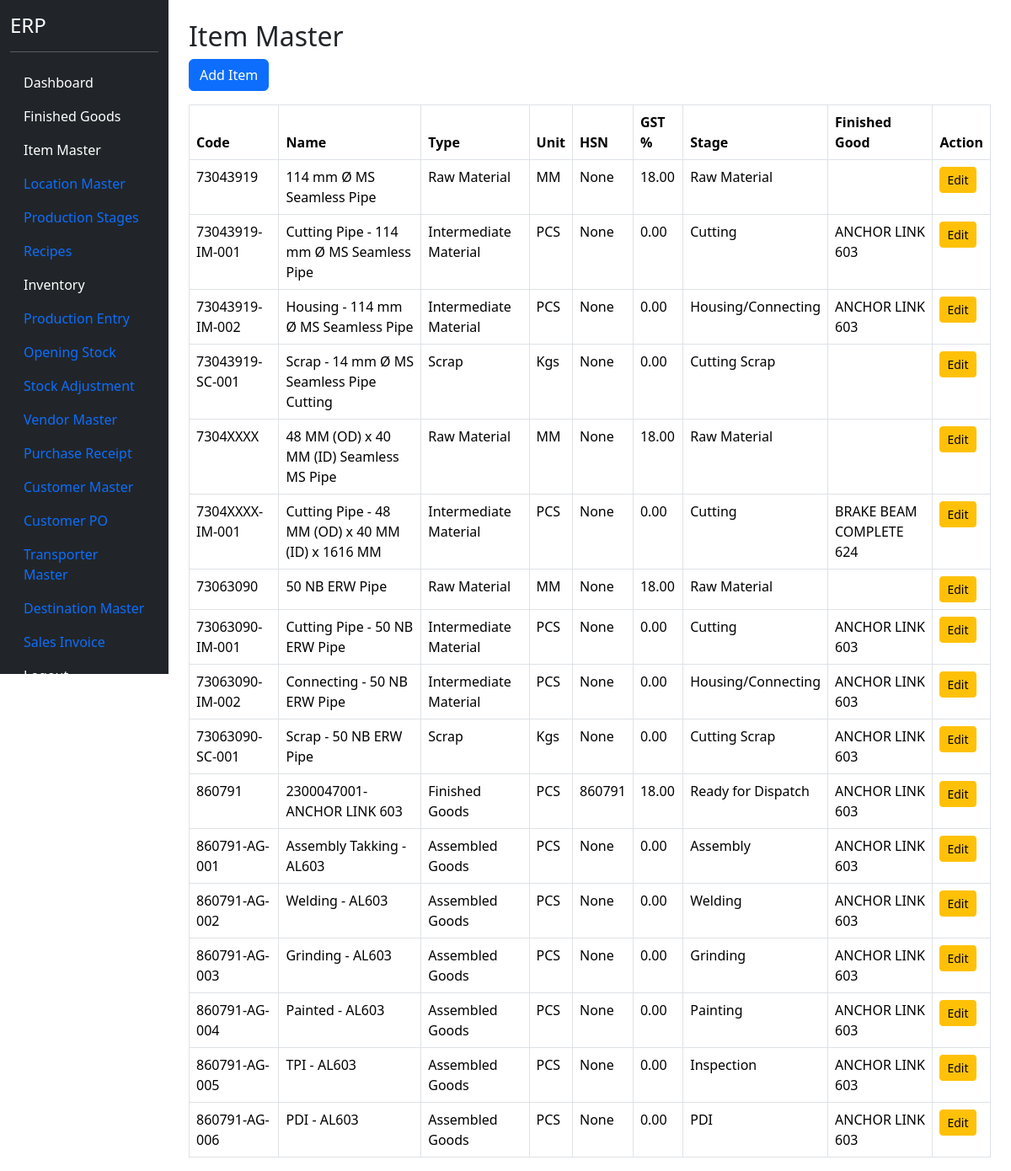
Screenshot of /items (signed in) with the database file from the repository.
### models.py (models this page shows)
class ItemMaster(db.Model):
    __tablename__ = "item_master"
    id = db.Column(db.Integer, primary_key=True)
    item_code = db.Column(
        db.String(50),
        unique=True,
        nullable=False
    )
    item_name = db.Column(
        db.String(255),
        nullable=False
    )
    item_type = db.Column(
        db.String(50),
        nullable=False
    )
    production_stage = db.Column(
    db.String(100)
    )
    production_stage_id = db.Column(
    db.Integer,
    db.ForeignKey(
        "production_stage_master.id"
    ),
    nullable=True
    )
    production_stage_rel = db.relationship(
    "ProductionStageMaster"
    )
    unit = db.Column(
        db.String(20),
        nullable=False
    )
    finished_good_id = db.Column(
    db.Integer,
    db.ForeignKey("finished_goods.id"),
    nullable=True
    )
    hsn_code = db.Column(
    db.String(20)
    )
    gst_rate = db.Column(
    db.Float,
    default=18
    )
    active = db.Column(
        db.Boolean,
        default=True
    )

class ProductionStageMaster(db.Model):
    __tablename__ = "production_stage_master"
    id = db.Column(
        db.Integer,
        primary_key=True
    )
    stage_no = db.Column(
        db.Integer,
        nullable=False
    )
    stage_name = db.Column(
        db.String(100),
        nullable=False
    )
    active = db.Column(
        db.Boolean,
        default=True
    )

class FinishedGood(db.Model):
    __tablename__ = "finished_goods"
    id = db.Column(db.Integer, primary_key=True)
    fg_code = db.Column(
        db.String(50),
        unique=True,
        nullable=False
    )
    fg_name = db.Column(
        db.String(200),
        nullable=False
    )
    pl_number = db.Column(
        db.String(100),
        nullable=True
    )
    uvam_reference = db.Column(
        db.String(500),
        nullable=True
    )
    items = db.relationship(
    "ItemMaster",
    backref="finished_good",
    lazy=True
    )
    active = db.Column(
        db.Boolean,
        default=True
    )

### blueprints/masters/routes.py (the view)
@masters_bp.route("/items")
@login_required
def items():
    item_list = ItemMaster.query.order_by(
        ItemMaster.item_code
        ).all()
    return render_template(
        "items.html",
        item_list=item_list
    )

### app.py (called while the page is built)
@login_manager.user_loader
def load_user(user_id):
    return User.query.get(int(user_id))

### templates/items.html
{% extends "base.html" %}
{% block content %}
<div class="container mt-4">
    <h2>Item Master</h2>
    <a href="/items/add"
       class="btn btn-primary mb-3">
        Add Item
    </a>
    <table class="table table-bordered">
        <thead>
            <tr>
                <th>Code</th>
                <th>Name</th>
                <th>Type</th>
                <th>Unit</th>
                <th>
                    HSN
                </th>
                <th>
                    GST %
                </th>
                <th>Stage</th>
                <th>Finished Good</th>
                <th>Action</th>
            </tr>
        </thead>
        <tbody>
            {% for item in item_list %}
            <tr>
                <td>{{ item.item_code }}</td>
                <td>{{ item.item_name }}</td>
                <td>{{ item.item_type }}</td>
                <td>{{ item.unit }}</td>
                <td>
                    {{ item.hsn_code }}
                </td>
                <td>
                    {{ "%.2f"|format(item.gst_rate or 0) }}
                </td>
                <td>
                    {% if item.production_stage_rel %}
                    {{ item.production_stage_rel.stage_name }}
                    {% endif %}
                </td>
                <td>
                    {{ item.finished_good.fg_name if item.finished_good else '' }}
                </td>
                <td>
                    <a href="/items/edit/{{ item.id }}"
                       class="btn btn-sm btn-warning">
                        Edit
                    </a>
                </td>
            </tr>
            {% endfor %}
        </tbody>
    </table>
</div>
{% endblock %}

### rows the page displays
ItemMaster: item_code "73043919", item_name "114 mm Ø MS Seamless Pipe", item_type "Raw Material", unit "MM", hsn_code "None", gst_rate "18.00", production_stage_rel.stage_name "Raw Material"
ItemMaster: item_code "73043919-IM-001", item_name "Cutting Pipe - 114 mm Ø MS Seamless Pipe", item_type "Intermediate Material", unit "PCS", hsn_code "None", gst_rate "0.00", production_stage_rel.stage_name "Cutting", finished_good "ANCHOR LINK 603"
ItemMaster: item_code "73043919-IM-002", item_name "Housing - 114 mm Ø MS Seamless Pipe", item_type "Intermediate Material", unit "PCS", hsn_code "None", gst_rate "0.00", production_stage_rel.stage_name "Housing/Connecting", finished_good "ANCHOR LINK 603"
ItemMaster: item_code "73043919-SC-001", item_name "Scrap - 14 mm Ø MS Seamless Pipe Cutting", item_type "Scrap", unit "Kgs", hsn_code "None", gst_rate "0.00", production_stage_rel.stage_name "Cutting Scrap"
ItemMaster: item_code "7304XXXX", item_name "48 MM (OD) x 40 MM (ID) Seamless MS Pipe", item_type "Raw Material", unit "MM", hsn_code "None", gst_rate "18.00", production_stage_rel.stage_name "Raw Material"
ItemMaster: item_code "7304XXXX-IM-001", item_name "Cutting Pipe - 48 MM (OD) x 40 MM (ID) x 1616 MM", item_type "Intermediate Material", unit "PCS", hsn_code "None", gst_rate "0.00", production_stage_rel.stage_name "Cutting", finished_good "BRAKE BEAM COMPLETE 624"
ItemMaster: item_code "73063090", item_name "50 NB ERW Pipe", item_type "Raw Material", unit "MM", hsn_code "None", gst_rate "18.00", production_stage_rel.stage_name "Raw Material"
ItemMaster: item_code "73063090-IM-001", item_name "Cutting Pipe - 50 NB ERW Pipe", item_type "Intermediate Material", unit "PCS", hsn_code "None", gst_rate "0.00", production_stage_rel.stage_name "Cutting", finished_good "ANCHOR LINK 603"
ItemMaster: item_code "73063090-IM-002", item_name "Connecting - 50 NB ERW Pipe", item_type "Intermediate Material", unit "PCS", hsn_code "None", gst_rate "0.00", production_stage_rel.stage_name "Housing/Connecting", finished_good "ANCHOR LINK 603"
ItemMaster: item_code "73063090-SC-001", item_name "Scrap - 50 NB ERW Pipe", item_type "Scrap", unit "Kgs", hsn_code "None", gst_rate "0.00", production_stage_rel.stage_name "Cutting Scrap", finished_good "ANCHOR LINK 603"
ItemMaster: item_code "860791", item_name "2300047001-ANCHOR LINK 603", item_type "Finished Goods", unit "PCS", hsn_code "860791", gst_rate "18.00", production_stage_rel.stage_name "Ready for Dispatch", finished_good "ANCHOR LINK 603"
ItemMaster: item_code "860791-AG-001", item_name "Assembly Takking - AL603", item_type "Assembled Goods", unit "PCS", hsn_code "None", gst_rate "0.00", production_stage_rel.stage_name "Assembly", finished_good "ANCHOR LINK 603"
ItemMaster: item_code "860791-AG-002", item_name "Welding - AL603", item_type "Assembled Goods", unit "PCS", hsn_code "None", gst_rate "0.00", production_stage_rel.stage_name "Welding", finished_good "ANCHOR LINK 603"
ItemMaster: item_code "860791-AG-003", item_name "Grinding - AL603", item_type "Assembled Goods", unit "PCS", hsn_code "None", gst_rate "0.00", production_stage_rel.stage_name "Grinding", finished_good "ANCHOR LINK 603"
ItemMaster: item_code "860791-AG-004", item_name "Painted - AL603", item_type "Assembled Goods", unit "PCS", hsn_code "None", gst_rate "0.00", production_stage_rel.stage_name "Painting", finished_good "ANCHOR LINK 603"
ItemMaster: item_code "860791-AG-005", item_name "TPI - AL603", item_type "Assembled Goods", unit "PCS", hsn_code "None", gst_rate "0.00", production_stage_rel.stage_name "Inspection", finished_good "ANCHOR LINK 603"
ItemMaster: item_code "860791-AG-006", item_name "PDI - AL603", item_type "Assembled Goods", unit "PCS", hsn_code "None", gst_rate "0.00", production_stage_rel.stage_name "PDI", finished_good "ANCHOR LINK 603"
